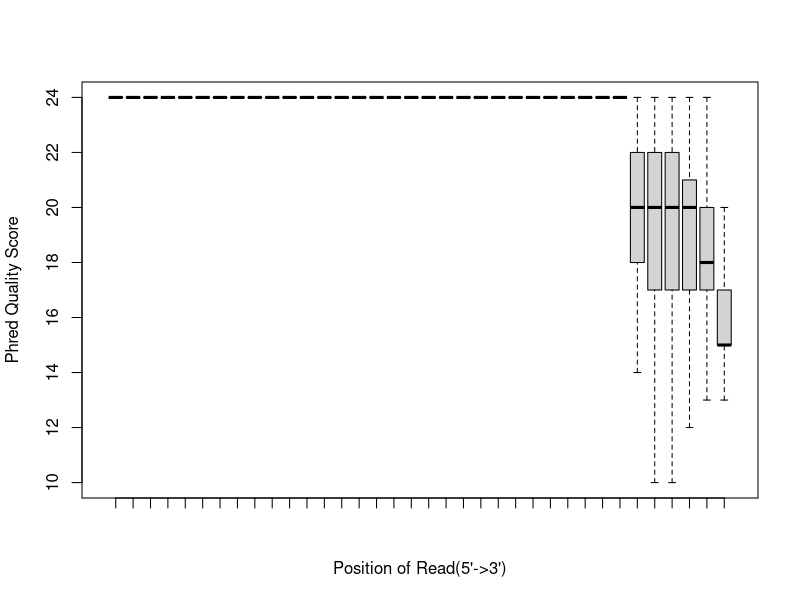
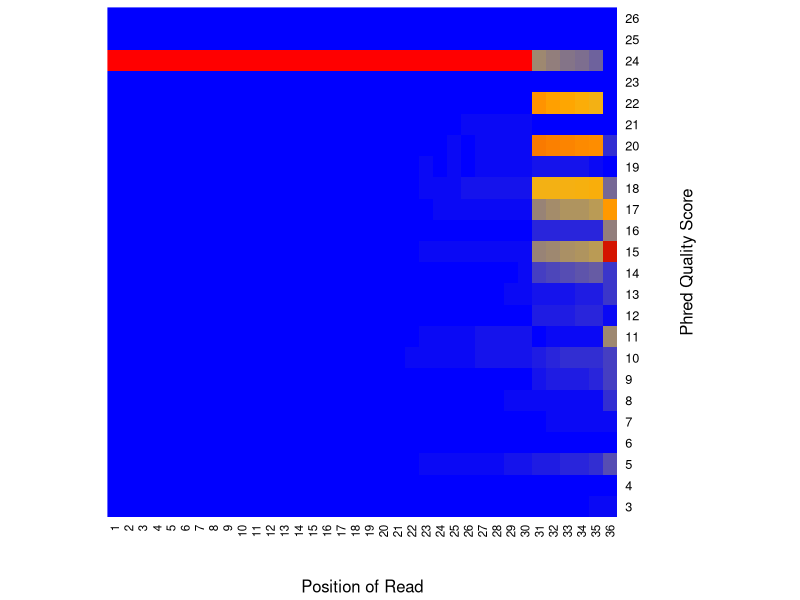

The R source for these figures, in order:
pdf('/Users/olgabotvinnik/workspace/rna-seq-diff-exprn/test-results/rseqc/LNCaP_3/rseqc.qual.boxplot.pdf')
p0<-rep(c(10,11,13,14,15,16,17,24,26),times=c(1,1,1,11,70,28,138,69470,1)/1000)
p1<-rep(c(10,13,14,15,16,17,24,26),times=c(2,2,10,64,30,230,69382,1)/1000)
p2<-rep(c(10,11,13,14,15,16,17,24,26),times=c(2,2,3,7,49,28,201,69428,1)/1000)
p3<-rep(c(10,11,13,14,15,16,17,24,26),times=c(2,4,4,7,63,34,232,69374,1)/1000)
p4<-rep(c(10,11,13,14,15,16,17,24,26),times=c(3,2,10,5,56,24,242,69378,1)/1000)
p5<-rep(c(11,13,14,15,16,17,24,26),times=c(6,9,17,86,41,203,69358,1)/1000)
p6<-rep(c(10,11,13,14,15,16,17,24,26),times=c(1,4,7,18,91,44,227,69328,1)/1000)
p7<-rep(c(10,11,13,14,15,16,17,24,26),times=c(3,9,13,20,99,40,187,69349,1)/1000)
p8<-rep(c(10,11,13,14,15,16,17,24,26),times=c(4,3,16,27,112,56,195,69307,1)/1000)
p9<-rep(c(10,11,13,14,15,16,17,24,26),times=c(8,13,29,44,150,41,194,69241,1)/1000)
p10<-rep(c(10,11,13,14,15,16,17,24,26),times=c(2,17,40,58,152,43,183,69225,1)/1000)
p11<-rep(c(10,11,13,14,15,16,17,24,26),times=c(3,12,32,56,178,50,218,69171,1)/1000)
p12<-rep(c(4,5,6,8,9,10,11,12,13,14,15,16,17,18,19,20,21,22,23,24,26),times=c(4,76,27,22,38,103,81,28,78,40,103,31,134,77,69,64,81,154,1,68509,1)/1000)
p13<-rep(c(4,5,6,8,9,10,11,12,13,14,15,16,17,18,19,20,21,22,23,24,26),times=c(7,98,29,18,34,103,116,25,88,42,135,28,126,80,56,74,82,217,1,68361,1)/1000)
p14<-rep(c(4,5,6,8,9,10,11,12,13,14,15,16,17,18,19,20,21,22,24,26),times=c(3,80,35,30,31,138,107,32,87,49,128,21,148,81,88,75,85,186,68316,1)/1000)
p15<-rep(c(4,5,6,8,9,10,11,12,13,14,15,16,17,18,19,20,21,22,23,24),times=c(3,114,34,40,54,145,146,18,91,46,143,23,161,105,119,112,120,180,1,68066)/1000)
p16<-rep(c(4,5,6,8,9,10,11,12,13,14,15,16,17,18,19,20,21,22,24,26),times=c(12,130,25,63,54,169,131,31,111,62,161,27,192,139,118,126,104,210,67855,1)/1000)
p17<-rep(c(4,5,6,8,9,10,11,12,13,14,15,16,17,18,19,20,21,22,23,24,26),times=c(7,134,35,52,44,193,144,26,112,66,171,23,154,136,158,116,124,210,1,67814,1)/1000)
p18<-rep(c(4,5,6,8,9,10,11,12,13,14,15,16,17,18,19,20,21,22,23,24,26),times=c(10,168,38,66,60,208,171,48,139,82,198,24,187,159,136,152,113,219,5,67537,1)/1000)
p19<-rep(c(4,5,6,8,9,10,11,12,13,14,15,16,17,18,19,20,21,22,23,24),times=c(10,177,41,83,84,255,188,37,146,75,228,30,202,203,166,166,138,217,2,67273)/1000)
p20<-rep(c(4,5,6,8,9,10,11,12,13,14,15,16,17,18,19,20,21,22,23,24,26),times=c(9,211,60,76,73,269,256,62,133,114,227,22,218,221,185,195,169,199,2,67019,1)/1000)
p21<-rep(c(4,5,6,8,9,10,11,12,13,14,15,16,17,18,19,20,21,22,23,24,26),times=c(27,244,50,97,108,331,246,59,149,108,241,21,262,251,249,209,133,222,3,66710,1)/1000)
p22<-rep(c(4,5,6,8,9,10,11,12,13,14,15,16,17,18,19,20,21,22,23,24,26),times=c(35,273,64,137,118,373,299,79,165,131,283,13,257,277,272,235,176,236,2,66295,1)/1000)
p23<-rep(c(4,5,6,8,9,10,11,12,13,14,15,16,17,18,19,20,21,22,23,24),times=c(27,318,69,141,115,406,326,65,194,153,292,29,289,320,266,249,174,258,5,66025)/1000)
p24<-rep(c(4,5,6,8,9,10,11,12,13,14,15,16,17,18,19,20,21,22,23,24,26),times=c(34,402,83,188,149,432,405,73,211,169,334,15,352,394,382,285,226,236,3,65347,1)/1000)
p25<-rep(c(4,5,6,8,9,10,11,12,13,14,15,17,18,19,20,21,22,23,24,26),times=c(64,403,66,170,144,446,408,83,222,187,365,298,547,259,262,275,122,48,65351,1)/1000)
p26<-rep(c(4,5,6,8,9,10,11,12,13,14,15,17,18,19,20,21,22,23,24,26),times=c(76,513,64,226,199,547,547,74,254,209,424,372,587,320,310,314,118,57,64509,1)/1000)
p27<-rep(c(4,5,6,8,9,10,11,12,13,14,15,17,18,19,20,21,22,23,24),times=c(86,520,77,257,194,600,552,103,250,213,409,410,635,315,372,319,131,44,64234)/1000)
p28<-rep(c(4,5,6,8,9,10,11,12,13,14,15,17,18,19,20,21,22,23,24,26),times=c(117,685,95,272,241,684,619,110,299,261,440,457,676,376,397,332,124,38,63497,1)/1000)
p29<-rep(c(4,5,6,8,9,10,11,12,13,14,15,17,18,19,20,21,22,23,24),times=c(128,731,117,333,209,726,683,116,323,296,489,479,737,397,401,312,115,51,63078)/1000)
p30<-rep(c(3,5,6,7,8,9,10,11,12,13,14,15,16,17,18,19,20,21,22,24),times=c(141,925,49,262,358,754,1078,270,961,611,2145,4904,1127,5150,11129,624,18059,13,15787,5374)/1000)
p31<-rep(c(3,5,6,7,8,9,10,11,12,13,14,15,16,17,18,19,20,21,22,24),times=c(213,1063,47,281,447,932,1235,304,1015,669,2432,5389,1289,5696,11383,606,17460,17,14609,4634)/1000)
p32<-rep(c(3,5,6,7,8,9,10,11,12,13,14,15,16,17,18,19,20,21,22,24),times=c(255,1220,56,319,429,951,1402,350,1079,752,2701,5829,1219,6002,11631,628,17168,24,13570,4136)/1000)
p33<-rep(c(3,5,6,7,8,9,10,11,12,13,14,15,16,17,18,19,20,21,22,24),times=c(258,1338,51,337,483,1062,1618,416,1115,853,2962,5971,1353,6217,11847,605,16765,22,12589,3859)/1000)
p34<-rep(c(3,5,6,7,8,9,10,11,12,13,14,15,16,17,18,19,20,21,22,24),times=c(320,1407,50,375,507,1124,1616,430,1226,1005,3256,6585,1270,6518,12308,538,16342,17,11359,3468)/1000)
p35<-rep(c(3,5,6,7,8,9,10,11,12,13,14,15,16,17,18,19,20,21),times=c(533,2700,269,401,1395,2078,1920,5161,499,1888,1735,25657,4796,15414,3673,32,1569,1)/1000)
boxplot(p0,p1,p2,p3,p4,p5,p6,p7,p8,p9,p10,p11,p12,p13,p14,p15,p16,p17,p18,p19,p20,p21,p22,p23,p24,p25,p26,p27,p28,p29,p30,p31,p32,p33,p34,p35,xlab="Position of Read(5'->3')",ylab="Phred Quality Score",outline=F)
dev.off()


pdf('/Users/olgabotvinnik/workspace/rna-seq-diff-exprn/test-results/rseqc/LNCaP_3/rseqc.qual.heatmap.pdf')
qual=c(0,0,0,0,0,0,0,1,1,0,1,11,70,28,138,0,0,0,0,0,0,69470,0,1,0,0,0,0,0,0,0,2,0,0,2,10,64,30,230,0,0,0,0,0,0,69382,0,1,0,0,0,0,0,0,0,2,2,0,3,7,49,28,201,0,0,0,0,0,0,69428,0,1,0,0,0,0,0,0,0,2,4,0,4,7,63,34,232,0,0,0,0,0,0,69374,0,1,0,0,0,0,0,0,0,3,2,0,10,5,56,24,242,0,0,0,0,0,0,69378,0,1,0,0,0,0,0,0,0,0,6,0,9,17,86,41,203,0,0,0,0,0,0,69358,0,1,0,0,0,0,0,0,0,1,4,0,7,18,91,44,227,0,0,0,0,0,0,69328,0,1,0,0,0,0,0,0,0,3,9,0,13,20,99,40,187,0,0,0,0,0,0,69349,0,1,0,0,0,0,0,0,0,4,3,0,16,27,112,56,195,0,0,0,0,0,0,69307,0,1,0,0,0,0,0,0,0,8,13,0,29,44,150,41,194,0,0,0,0,0,0,69241,0,1,0,0,0,0,0,0,0,2,17,0,40,58,152,43,183,0,0,0,0,0,0,69225,0,1,0,0,0,0,0,0,0,3,12,0,32,56,178,50,218,0,0,0,0,0,0,69171,0,1,0,4,76,27,0,22,38,103,81,28,78,40,103,31,134,77,69,64,81,154,1,68509,0,1,0,7,98,29,0,18,34,103,116,25,88,42,135,28,126,80,56,74,82,217,1,68361,0,1,0,3,80,35,0,30,31,138,107,32,87,49,128,21,148,81,88,75,85,186,0,68316,0,1,0,3,114,34,0,40,54,145,146,18,91,46,143,23,161,105,119,112,120,180,1,68066,0,0,0,12,130,25,0,63,54,169,131,31,111,62,161,27,192,139,118,126,104,210,0,67855,0,1,0,7,134,35,0,52,44,193,144,26,112,66,171,23,154,136,158,116,124,210,1,67814,0,1,0,10,168,38,0,66,60,208,171,48,139,82,198,24,187,159,136,152,113,219,5,67537,0,1,0,10,177,41,0,83,84,255,188,37,146,75,228,30,202,203,166,166,138,217,2,67273,0,0,0,9,211,60,0,76,73,269,256,62,133,114,227,22,218,221,185,195,169,199,2,67019,0,1,0,27,244,50,0,97,108,331,246,59,149,108,241,21,262,251,249,209,133,222,3,66710,0,1,0,35,273,64,0,137,118,373,299,79,165,131,283,13,257,277,272,235,176,236,2,66295,0,1,0,27,318,69,0,141,115,406,326,65,194,153,292,29,289,320,266,249,174,258,5,66025,0,0,0,34,402,83,0,188,149,432,405,73,211,169,334,15,352,394,382,285,226,236,3,65347,0,1,0,64,403,66,0,170,144,446,408,83,222,187,365,0,298,547,259,262,275,122,48,65351,0,1,0,76,513,64,0,226,199,547,547,74,254,209,424,0,372,587,320,310,314,118,57,64509,0,1,0,86,520,77,0,257,194,600,552,103,250,213,409,0,410,635,315,372,319,131,44,64234,0,0,0,117,685,95,0,272,241,684,619,110,299,261,440,0,457,676,376,397,332,124,38,63497,0,1,0,128,731,117,0,333,209,726,683,116,323,296,489,0,479,737,397,401,312,115,51,63078,0,0,141,0,925,49,262,358,754,1078,270,961,611,2145,4904,1127,5150,11129,624,18059,13,15787,0,5374,0,0,213,0,1063,47,281,447,932,1235,304,1015,669,2432,5389,1289,5696,11383,606,17460,17,14609,0,4634,0,0,255,0,1220,56,319,429,951,1402,350,1079,752,2701,5829,1219,6002,11631,628,17168,24,13570,0,4136,0,0,258,0,1338,51,337,483,1062,1618,416,1115,853,2962,5971,1353,6217,11847,605,16765,22,12589,0,3859,0,0,320,0,1407,50,375,507,1124,1616,430,1226,1005,3256,6585,1270,6518,12308,538,16342,17,11359,0,3468,0,0,533,0,2700,269,401,1395,2078,1920,5161,499,1888,1735,25657,4796,15414,3673,32,1569,1,0,0,0,0,0)
mat=matrix(qual,ncol=36,byrow=F)
Lab.palette <- colorRampPalette(c("blue", "orange", "red3","red2","red1","red"), space = "rgb",interpolate=c('spline'))
heatmap(mat,Rowv=NA,Colv=NA,xlab="Position of Read",ylab="Phred Quality Score",labRow=seq(from=3,to=26),col = Lab.palette(256),scale="none" )
dev.off()
